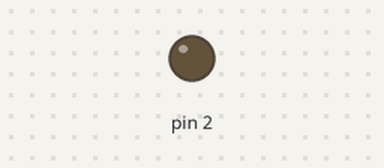
Bench run of a sketch on a simulated Arduino Uno, built with avr-gcc and run on an emulated ATmega328P. Shown: output pins drawn as LEDs (lit = HIGH).

Above: at 0.1 s.
At 100.1 s:
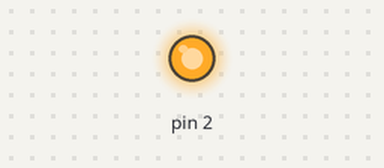
Timing chart, 0 to 111.5 s (numbered marks = the images above):
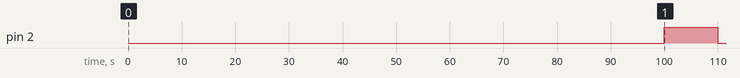

Measured:
- by itself, pin 2: LOW → HIGH at 100 s, → LOW 10.0 s later

The sketch:

Rover_Mode.ino
```cpp
void setup() {
  // put your setup code here, to run once:

  pinMode(2, OUTPUT);
  pinMode(10, INPUT);
}

void loop() {
digitalWrite(2, LOW);
delay(100000);
digitalWrite(2, HIGH);
delay(10000);
digitalWrite(2, LOW);
delay(10000);

}
```
